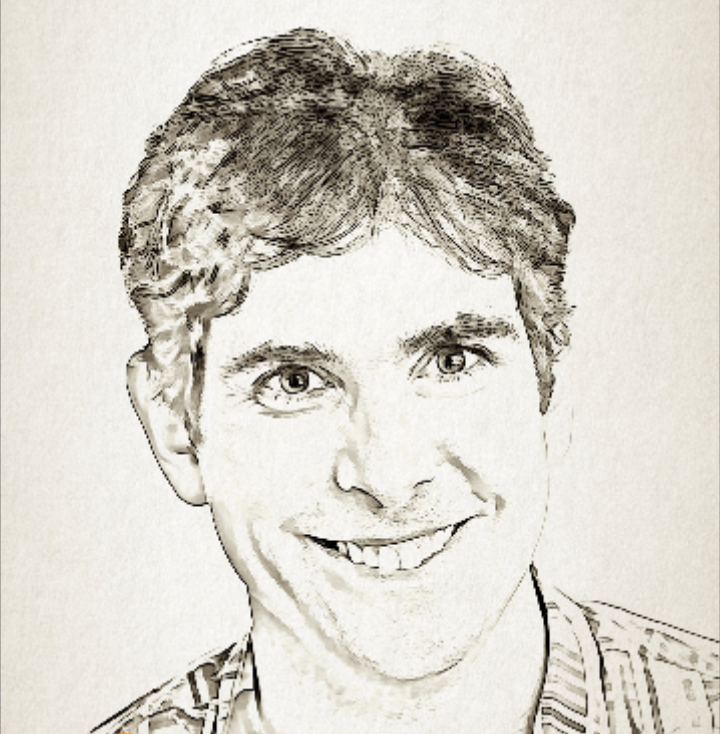
#> input picture headshot.PNG, 720 x 734 px
$ python pixelate.py
#> lines starting #> are read from the running program, lines starting #| are printed output that depends on the picture
#!/usr/local/bin/python3
from PIL import Image, ImageEnhance
import numpy as np

# Open Paddington
img = Image.open("headshot.PNG")
#> img is the input picture: PIL image 720x734 RGBA; mean R, G, B, A 215.5, 211.7, 202.9, 255

contrast = ImageEnhance.Contrast(img)
img = contrast.enhance(10)
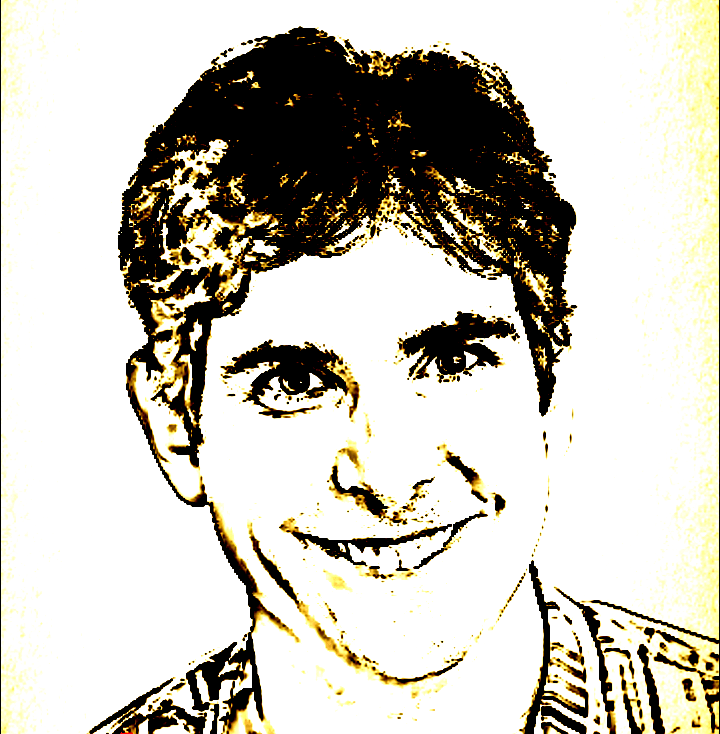
#> img: PIL image 720x734 RGBA; mean R, G, B, A 202.6, 199.7, 190, 255
np_img = np.array(img)
avg = (np_img[:,:,0] + np_img[:,:,1] + np_img[:,:,2])/3
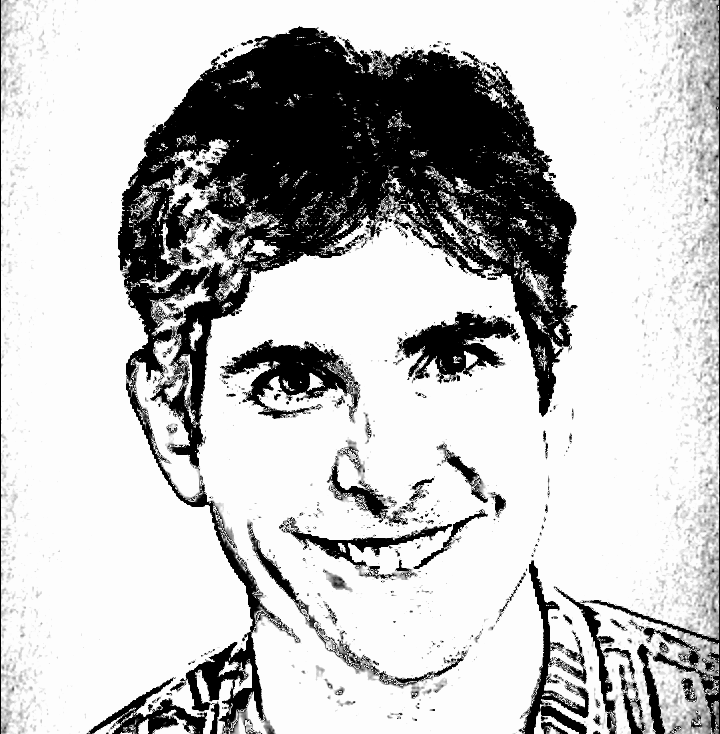
#> avg: shape (734, 720) float64; min 0, max 85, mean 64.5; drawn with min black and max white

img = Image.fromarray(avg)
#> img: PIL image 720x734 F

img.save('denero_enhanced.png')

# Resize smoothly down to 16x16 pixels
imgSmall = img.resize((54,80),resample=Image.BILINEAR)
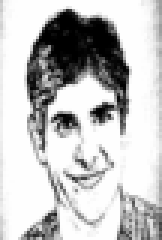
#> imgSmall: PIL image 54x80 F (shown 3 times larger); min 0, max 84.33, mean 64.6; drawn with min black and max white

# Scale back up using NEAREST to original size
result = imgSmall.resize(img.size,Image.NEAREST)
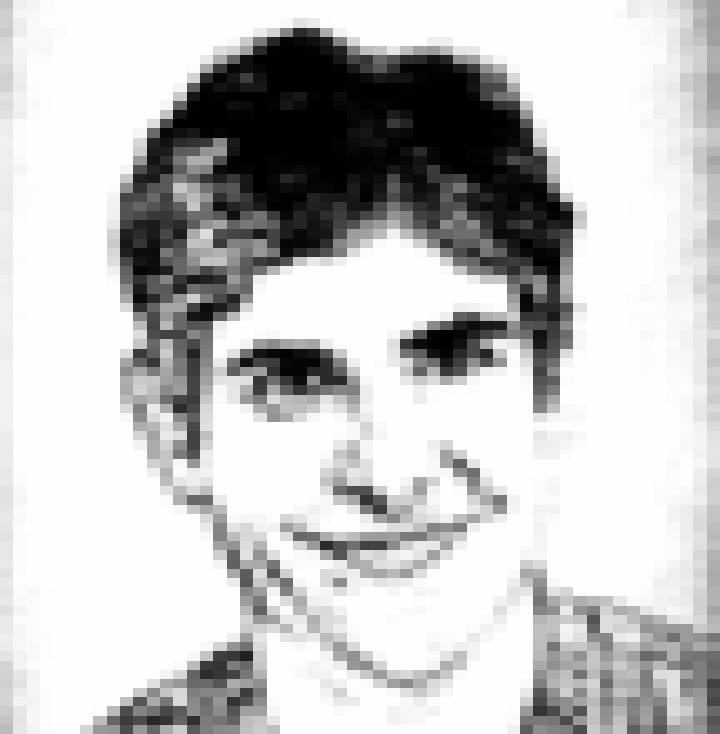
#> result: PIL image 720x734 F; min 0, max 84.33, mean 64.5; drawn with min black and max white

# Save
result.save('denero_pixelate.png')
